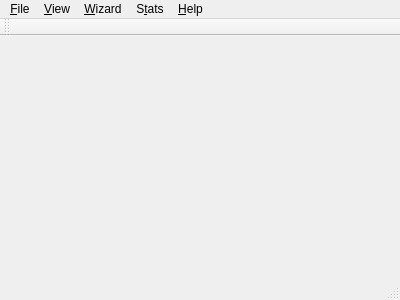
<?xml version="1.0" encoding="UTF-8"?>
<ui version="4.0">
 <class>MainWindow</class>
 <widget class="QMainWindow" name="MainWindow">
  <property name="geometry">
   <rect>
    <x>0</x>
    <y>0</y>
    <width>400</width>
    <height>300</height>
   </rect>
  </property>
  <property name="windowTitle">
   <string>MainWindow</string>
  </property>
  <widget class="QWidget" name="centralWidget"/>
  <widget class="QMenuBar" name="menuBar">
   <property name="geometry">
    <rect>
     <x>0</x>
     <y>0</y>
     <width>400</width>
     <height>20</height>
    </rect>
   </property>
   <widget class="QMenu" name="menuFile">
    <property name="title">
     <string>&amp;File</string>
    </property>
    <addaction name="action_New"/>
    <addaction name="actionOpen"/>
    <addaction name="separator"/>
    <addaction name="actionClose"/>
    <addaction name="separator"/>
    <addaction name="actionSave"/>
    <addaction name="actionSave_As"/>
    <addaction name="separator"/>
    <addaction name="actionExit"/>
   </widget>
   <widget class="QMenu" name="menuView">
    <property name="title">
     <string>&amp;View</string>
    </property>
    <addaction name="actionGTD"/>
    <addaction name="actionKanban"/>
   </widget>
   <widget class="QMenu" name="menuHelp">
    <property name="title">
     <string>&amp;Help</string>
    </property>
   </widget>
   <widget class="QMenu" name="menuWizard">
    <property name="title">
     <string>&amp;Wizard</string>
    </property>
   </widget>
   <widget class="QMenu" name="menuStats">
    <property name="title">
     <string>S&amp;tats</string>
    </property>
   </widget>
   <addaction name="menuFile"/>
   <addaction name="menuView"/>
   <addaction name="menuWizard"/>
   <addaction name="menuStats"/>
   <addaction name="menuHelp"/>
  </widget>
  <widget class="QToolBar" name="mainToolBar">
   <attribute name="toolBarArea">
    <enum>TopToolBarArea</enum>
   </attribute>
   <attribute name="toolBarBreak">
    <bool>false</bool>
   </attribute>
  </widget>
  <widget class="QStatusBar" name="statusBar"/>
  <action name="actionGTD">
   <property name="text">
    <string>&amp;GTD</string>
   </property>
  </action>
  <action name="actionKanban">
   <property name="text">
    <string>&amp;Kanban</string>
   </property>
  </action>
  <action name="actionOpen">
   <property name="text">
    <string>&amp;Open</string>
   </property>
  </action>
  <action name="actionClose">
   <property name="text">
    <string>&amp;Close</string>
   </property>
  </action>
  <action name="actionSave">
   <property name="text">
    <string>&amp;Save</string>
   </property>
  </action>
  <action name="actionSave_As">
   <property name="text">
    <string>Save &amp;As</string>
   </property>
  </action>
  <action name="actionExit">
   <property name="text">
    <string>E&amp;xit</string>
   </property>
  </action>
  <action name="action_New">
   <property name="text">
    <string>&amp;New</string>
   </property>
  </action>
 </widget>
 <layoutdefault spacing="6" margin="11"/>
 <resources/>
 <connections/>
</ui>
